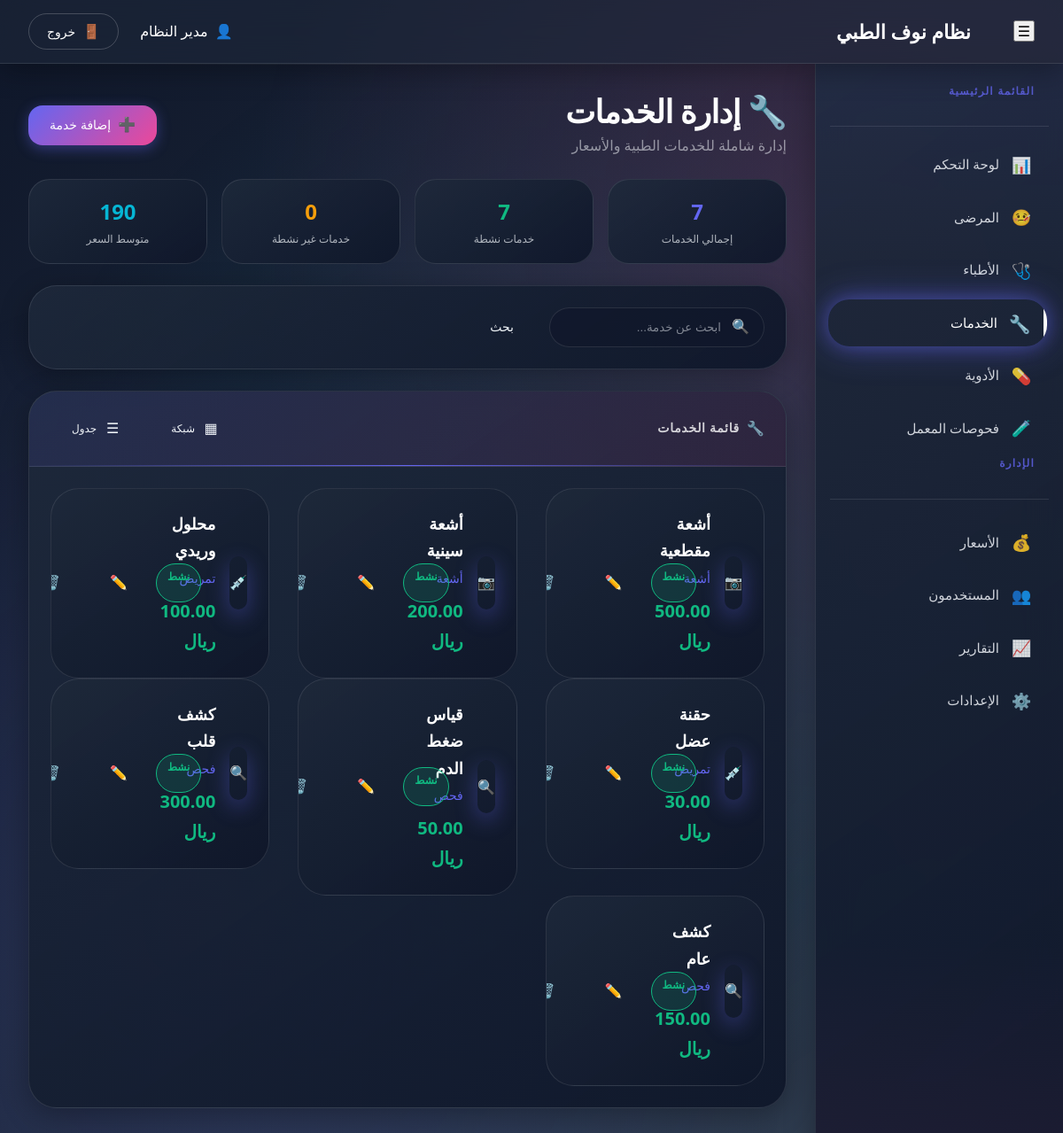
The page /pages/admin/services.php (signed in) on the database its author committed.
### tables this page shows
CREATE TABLE services (
    id INT AUTO_INCREMENT PRIMARY KEY,
    name VARCHAR(100) NOT NULL,
    price DECIMAL(10, 2) NOT NULL,
    type ENUM('فحص', 'تمريض', 'أشعة', 'تحليل', 'أخرى') NOT NULL,
    is_active BOOLEAN DEFAULT TRUE,
    created_at TIMESTAMP DEFAULT CURRENT_TIMESTAMP
);

### pages/admin/services.php (the view, shortened to what this page needs)
<?php
require_once '../../config/db.php';
$services = $conn->query("SELECT * FROM services ORDER BY id DESC")->fetchAll();
$search_results = null;
$active_services = $conn->query("SELECT COUNT(*) FROM services WHERE is_active = 1")->fetchColumn();
$total_services = count($services);
$avg_price = $conn->query("SELECT AVG(price) FROM services WHERE is_active = 1")->fetchColumn() ?? 0;
?>
<!DOCTYPE html>
<html lang="ar" dir="rtl">
<head>
    <link href="../../assets/css/dashboardo.css" rel="stylesheet">
</head>
<body>
    <nav class="navbar">
        <div class="d-flex align-items-center gap-3">
            <button class="navbar-toggler d-lg-none" id="sidebarToggle">
                <span class="icon" data-icon="☰"></span>
            </button>
            <a class="navbar-brand" href="#">
                <span class="icon" data-icon="🏥"></span>
                <span>نظام نوف الطبي</span>
            </a>
        </div>
        <div class="user-info">
            <span class="user-name">
                <span class="icon" data-icon="👤"></span>
                <?php echo htmlspecialchars($_SESSION['full_name'] ?? 'مدير النظام'); ?>
            </span>
            <a href="../../includes/auth.php?logout=true" class="btn-logout">
                <span class="icon" data-icon="🚪"></span>
                خروج
            </a>
        </div>
    </nav>
    <nav class="sidebar" id="sidebar">
        <div class="nav-header">
            <h6>القائمة الرئيسية</h6>
        </div>
        <ul class="nav flex-column">
            <li class="nav-item"><a class="nav-link" href="dashboard.php"><span class="icon" data-icon="📊"></span>لوحة التحكم</a></li>
            <li class="nav-item"><a class="nav-link" href="patients.php"><span class="icon" data-icon="🤒"></span>المرضى</a></li>
            <li class="nav-item"><a class="nav-link" href="doctors.php"><span class="icon" data-icon="🩺"></span>الأطباء</a></li>
            <li class="nav-item"><a class="nav-link active" href="services.php"><span class="icon" data-icon="🔧"></span>الخدمات</a></li>
            <li class="nav-item"><a class="nav-link" href="medicines.php"><span class="icon" data-icon="💊"></span>الأدوية</a></li>
            <li class="nav-item"><a class="nav-link" href="lab_tests.php"><span class="icon" data-icon="🧪"></span>فحوصات المعمل</a></li>
            <div class="nav-header mt-3"><h6>الإدارة</h6></div>
            <li class="nav-item"><a class="nav-link" href="prices.php"><span class="icon" data-icon="💰"></span>الأسعار</a></li>
            <li class="nav-item"><a class="nav-link" href="users.php"><span class="icon" data-icon="👥"></span>المستخدمون</a></li>
            <li class="nav-item"><a class="nav-link" href="reports.php"><span class="icon" data-icon="📈"></span>التقارير</a></li>
            <li class="nav-item"><a class="nav-link" href="settings.php"><span class="icon" data-icon="⚙️"></span>الإعدادات</a></li>
        </ul>
    </nav>
    <main>
        <div class="d-flex justify-content-between align-items-center mb-4 flex-wrap gap-3">
            <div>
                <h1 class="mb-1">🔧 إدارة الخدمات</h1>
                <p class="text-muted mb-0">إدارة شاملة للخدمات الطبية والأسعار</p>
            </div>
            <button class="btn btn-primary" data-bs-toggle="modal" data-bs-target="#addServiceModal">
                <span class="icon" data-icon="➕"></span>
                إضافة خدمة
            </button>
        </div>
        <div class="stats-row">
            <div class="stat-mini">
                <div class="value" style="color: var(--primary)"><?php echo $total_services; ?></div>
                <div class="label">إجمالي الخدمات</div>
            </div>
            <div class="stat-mini">
                <div class="value" style="color: var(--success)"><?php echo $active_services; ?></div>
                <div class="label">خدمات نشطة</div>
            </div>
            <div class="stat-mini">
                <div class="value" style="color: var(--warning)"><?php echo $total_services - $active_services; ?></div>
                <div class="label">خدمات غير نشطة</div>
            </div>
            <div class="stat-mini">
                <div class="value" style="color: var(--info)"><?php echo number_format($avg_price, 0); ?></div>
                <div class="label">متوسط السعر</div>
            </div>
        </div>
        <div class="card mb-4 animate-slide-in">
            <div class="card-body">
                <form method="GET" action="" class="d-flex gap-3 flex-wrap">
                    <div class="search-glass">
                        <span class="icon" data-icon="🔍"></span>
                        <input type="text" name="search" placeholder="ابحث عن خدمة..." value="<?php echo isset($_GET['search']) ? htmlspecialchars($_GET['search']) : ''; ?>">
                    </div>
                    <button type="submit" class="btn btn-outline">بحث</button>
                </form>
            </div>
        </div>
        <div class="card animate-slide-in stagger-1">
            <div class="card-header d-flex justify-content-between align-items-center">
                <h6><span class="icon" data-icon="🔧"></span>قائمة الخدمات</h6>
                <div class="d-flex gap-2">
                    <button class="btn btn-outline btn-sm" onclick="toggleView('grid')">
                        <span class="icon" data-icon="▦"></span> شبكة
                    </button>
                    <button class="btn btn-outline btn-sm" onclick="toggleView('table')">
                        <span class="icon" data-icon="☰"></span> جدول
                    </button>
                </div>
            </div>
            <div class="card-body">
                <div id="gridView" class="row g-3">
                    <?php
                    $display_services = $search_results ?? $services;
                    if(empty($display_services)):
                    ?>
                    <div class="col-12 text-center py-5">
                        <div class="icon" style="font-size: 3rem; opacity: 0.3" data-icon="🔧"></div>
                        <p class="text-muted mt-3">لا توجد خدمات لعرضها</p>
                        <button class="btn btn-primary mt-2" data-bs-toggle="modal" data-bs-target="#addServiceModal">
                            <span class="icon" data-icon="➕"></span> إضافة أول خدمة
                        </button>
                    </div>
                    <?php else: foreach($display_services as $service): ?>
                    <div class="col-xl-4 col-md-6">
                        <div class="service-card d-flex align-items-center gap-3">
                            <div class="service-icon">
                                <span class="icon" data-icon="<?php
                                switch($service['type']) {
                                    case 'فحص': echo '🔍'; break;
                                    case 'تمريض': echo '💉'; break;
                                    case 'أشعة': echo '📷'; break;
                                }
                                ?>"></span>
                            </div>
                            <div class="service-info">
                                <div class="service-name"><?php echo htmlspecialchars($service['name']); ?></div>
                                <div class="service-type"><?php echo htmlspecialchars($service['type']); ?></div>
                                <div class="service-price"><?php echo number_format($service['price'], 2); ?> ريال</div>
                            </div>
                            <div class="d-flex flex-column gap-2">
                                <span class="status-badge <?php echo $service['is_active'] ? 'active' : 'inactive'; ?>">
                                    <?php echo $service['is_active'] ? 'نشط' : 'غير نشط'; ?>
                                </span>
                                <button class="btn btn-outline btn-sm" onclick="openEditModal(<?php echo htmlspecialchars(json_encode($service)); ?>)">
                                    <span class="icon" data-icon="✏️"></span>
                                </button>
                                <button class="btn btn-outline text-danger btn-sm" onclick="confirmDelete(<?php echo $service['id']; ?>, '<?php echo htmlspecialchars($service['name']); ?>')">
    <span class="icon" data-icon="🗑️"></span>
</button>
                            </div>
                        </div>
                    </div>
                    <?php endforeach; endif; ?>
                </div>
            </div>
        </div>
    </main>
</body>
</html>

### pages/admin/services.php (style rules this page uses)
.service-card { background: var(--bg-card); border: var(--glass-border); border-radius: var(--radius-xl); padding: 1.5rem; transition: var(--transition); position: relative; overflow: hidden; }
.service-card::before { content: ''; position: absolute; top: 0; right: 0; width: 4px; height: 100%; background: var(--gradient-primary); opacity: 0; transition: var(--transition); }
.service-icon { width: 60px; height: 60px; border-radius: var(--radius-lg); background: var(--gradient-primary); display: flex; align-items: center; justify-content: center; font-size: 1.5rem; color: #fff; box-shadow: 0 8px 24px var(--primary-glow); }
.service-info { flex: 1; min-width: 0; }
.service-name { font-size: 1.125rem; font-weight: 700; color: #fff; margin-bottom: 0.25rem; }
.service-type { font-size: 0.875rem; color: var(--primary); margin-bottom: 0.5rem; }
.service-price { font-size: 1.25rem; font-weight: 700; color: var(--success); }
.status-badge { padding: 0.25rem 0.75rem; border-radius: var(--radius-full); font-size: 0.75rem; font-weight: 600; }
.status-badge.active { background: rgba(16, 185, 129, 0.15); color: var(--success); border: 1px solid var(--success); }
.search-glass { background: rgba(15, 23, 42, 0.6); border: var(--glass-border); border-radius: var(--radius-lg); padding: 0.5rem 1rem; display: flex; align-items: center; gap: 0.75rem; max-width: 400px; }
.search-glass input { background: transparent; border: none; color: #fff; width: 100%; outline: none; }
.search-glass input::placeholder { color: rgba(241, 245, 249, 0.5); }
.stats-row { display: grid; grid-template-columns: repeat(auto-fit, minmax(160px, 1fr)); gap: 1rem; margin-bottom: 1.5rem; }
.stat-mini { background: var(--bg-card); border: var(--glass-border); border-radius: var(--radius-lg); padding: 1rem; text-align: center; }
.stat-mini .value { font-size: 1.5rem; font-weight: 700; color: #fff; }
.stat-mini .label { font-size: 0.75rem; color: rgba(241, 245, 249, 0.7); }

### rows shown on the page
services: name "أشعة مقطعية", type "أشعة", price "500.00", is_active "نشط"
services: name "أشعة سينية", type "أشعة", price "200.00", is_active "نشط"
services: name "محلول وريدي", type "تمريض", price "100.00", is_active "نشط"
services: name "حقنة عضل", type "تمريض", price "30.00", is_active "نشط"
services: name "قياس ضغط الدم", type "فحص", price "50.00", is_active "نشط"
services: name "كشف قلب", type "فحص", price "300.00", is_active "نشط"
services: name "كشف عام", type "فحص", price "150.00", is_active "نشط"

### other values the page prints
$_SESSION['full_name'] "مدير النظام"
$total_services "7"
$active_services "7"
$total_services - $active_services "0"
$avg_price "190"
